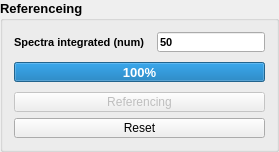
       <widget class="QGroupBox" name="group_ReferencingBox">
        <property name="sizePolicy">
         <sizepolicy hsizetype="Expanding" vsizetype="Preferred">
          <horstretch>0</horstretch>
          <verstretch>0</verstretch>
         </sizepolicy>
        </property>
        <property name="minimumSize">
         <size>
          <width>200</width>
          <height>0</height>
         </size>
        </property>
        <property name="maximumSize">
         <size>
          <width>350</width>
          <height>150</height>
         </size>
        </property>
        <property name="font">
         <font>
          <pointsize>10</pointsize>
          <weight>75</weight>
          <bold>true</bold>
         </font>
        </property>
        <property name="title">
         <string>Referenceing</string>
        </property>
        <layout class="QGridLayout" name="gridLayout_4">
         <item row="0" column="0">
          <layout class="QGridLayout" name="gridLayout_3">
           <property name="verticalSpacing">
            <number>10</number>
           </property>
           <item row="3" column="0">
            <widget class="QPushButton" name="ReferenceButton">
             <property name="enabled">
              <bool>false</bool>
             </property>
             <property name="sizePolicy">
              <sizepolicy hsizetype="Minimum" vsizetype="Preferred">
               <horstretch>0</horstretch>
               <verstretch>0</verstretch>
              </sizepolicy>
             </property>
             <property name="minimumSize">
              <size>
               <width>0</width>
               <height>20</height>
              </size>
             </property>
             <property name="maximumSize">
              <size>
               <width>16777215</width>
               <height>20</height>
              </size>
             </property>
             <property name="font">
              <font>
               <pointsize>9</pointsize>
               <weight>50</weight>
               <bold>false</bold>
              </font>
             </property>
             <property name="cursor">
              <cursorShape>PointingHandCursor</cursorShape>
             </property>
             <property name="styleSheet">
              <string notr="true"/>
             </property>
             <property name="text">
              <string>Referencing</string>
             </property>
            </widget>
           </item>
           <item row="0" column="0">
            <layout class="QHBoxLayout" name="horizontalLayout_13">
             <item>
              <widget class="QLabel" name="label_RefAvergNumber">
               <property name="minimumSize">
                <size>
                 <width>0</width>
                 <height>15</height>
                </size>
               </property>
               <property name="font">
                <font>
                 <pointsize>8</pointsize>
                 <weight>75</weight>
                 <bold>true</bold>
                </font>
               </property>
               <property name="styleSheet">
                <string notr="true"/>
               </property>
               <property name="text">
                <string>Spectra integrated (num)    </string>
               </property>
              </widget>
             </item>
             <item>
              <widget class="QLineEdit" name="ref_avg_num_ui">
               <property name="sizePolicy">
                <sizepolicy hsizetype="Expanding" vsizetype="Fixed">
                 <horstretch>0</horstretch>
                 <verstretch>0</verstretch>
                </sizepolicy>
               </property>
               <property name="minimumSize">
                <size>
                 <width>0</width>
                 <height>20</height>
                </size>
               </property>
               <property name="maximumSize">
                <size>
                 <width>16777215</width>
                 <height>16777215</height>
                </size>
               </property>
               <property name="font">
                <font>
                 <pointsize>8</pointsize>
                 <kerning>false</kerning>
                </font>
               </property>
               <property name="styleSheet">
                <string notr="true"/>
               </property>
               <property name="text">
                <string>50</string>
               </property>
              </widget>
             </item>
            </layout>
           </item>
           <item row="1" column="0">
            <widget class="QProgressBar" name="refprogressBar">
             <property name="minimumSize">
              <size>
               <width>0</width>
               <height>20</height>
              </size>
             </property>
             <property name="styleSheet">
              <string notr="true"/>
             </property>
             <property name="value">
              <number>100</number>
             </property>
            </widget>
           </item>
          </layout>
         </item>
         <item row="1" column="0">
          <widget class="QPushButton" name="ResetReferenceButton">
           <property name="sizePolicy">
            <sizepolicy hsizetype="Minimum" vsizetype="Preferred">
             <horstretch>0</horstretch>
             <verstretch>0</verstretch>
            </sizepolicy>
           </property>
           <property name="minimumSize">
            <size>
             <width>0</width>
             <height>20</height>
            </size>
           </property>
           <property name="maximumSize">
            <size>
             <width>16777215</width>
             <height>20</height>
            </size>
           </property>
           <property name="font">
            <font>
             <pointsize>9</pointsize>
             <weight>50</weight>
             <bold>false</bold>
            </font>
           </property>
           <property name="cursor">
            <cursorShape>PointingHandCursor</cursorShape>
           </property>
           <property name="styleSheet">
            <string notr="true"/>
           </property>
           <property name="text">
            <string>Reset</string>
           </property>
          </widget>
         </item>
        </layout>
       </widget>
